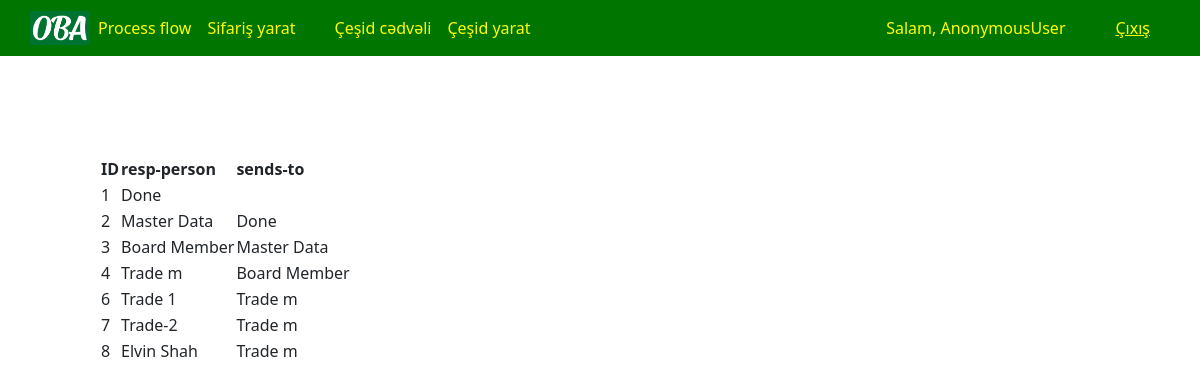
Page /process/ on the committed database.
### dbdesign/models.py (models this page shows, shortened)
class ProcessFlow(models.Model):
	display_name = models.CharField(max_length=100)
	sends_to_id = models.ForeignKey('self', on_delete=models.CASCADE, null=True, blank=True)
	responsible_person = models.CharField(max_length=100)

### dbdesign/views.py (the view)
# urls.py: path('process/', process_view, name='process'),
def process_view(request):
	table = ProcessFlow.objects.all()
	context = {'table':table}
	return render(request, 'process.html', context)

### templates/process.html
{% extends 'base.html' %}
{% load static %}
{% block content %}
<div style="margin-left:100px; margin-top: 100px;">
	<table>
		<tr>
			<th>ID</th>
			<th>resp-person</th>
			<th>sends-to</th>
		</tr>
		{% for elem in table %}
		<tr>
			<td>{{elem.id}}</td>
			<td>{{elem.responsible_person}}</td>
			<td>{{elem.sends_to_id.responsible_person}}</td>
		</tr>
		{% endfor %}
	</table>
 </div>
{% endblock %}

### templates/base.html (shortened to what this page needs)
{% load static %}
<!DOCTYPE html>
<html>
<head>
	<link href="https://cdn.jsdelivr.net/npm/bootstrap@5.1.3/dist/css/bootstrap.min.css" rel="stylesheet">
	{% include 'navbar.html' %}
</head>
<body>
	{% block content %}
	{% endblock %}
</body>
</html>

### templates/navbar.html (shortened to what this page needs)
{% load static %}
<nav class="navbar navbar-expand-lg navbar-dark bg-primary" style="background: #007500 !important;">
  <a href="{% url 'home' %}"><img style="margin-left:30px;background-color: rgb(300, 300, 300); width: 60px" src="{% static 'images/obalogo.png' %}"></a>
  <div class="collapse navbar-collapse" id="navbarNav">
    <ul class="navbar-nav">
      <li class="nav-item active">
        <a class="nav-link active" href="{% url 'process' %}" style="color: yellow;">Process flow</a>
      </li>
      <li class="nav-item">
        <a class="nav-link" href="{% url 'create-product' %}" style="color: yellow;">Sifariş yarat</a>
      </li>
      <li class="nav-item">
        <a class="nav-link" href="{% url 'product' %}" style="color: yellow; margin-left: 23px;">Çeşid cədvəli</a>
      </li>
      <li class="nav-item">
        <a class="nav-link" href="" style="color: yellow;">Çeşid yarat</a>
      </li>
    </ul>
  </div>
  <a style="color: yellow; margin-right: 50px;">Salam, {{ request.user }}</a>
  <a href="" style="color: yellow; margin-right: 50px;">Çıxış</a>
</nav>

### rows in the picture
ProcessFlow: id "1", responsible_person "Done"
ProcessFlow: id "2", responsible_person "Master Data", sends_to_id.responsible_person "Done"
ProcessFlow: id "3", responsible_person "Board Member", sends_to_id.responsible_person "Master Data"
ProcessFlow: id "4", responsible_person "Trade m", sends_to_id.responsible_person "Board Member"
ProcessFlow: id "6", responsible_person "Trade 1", sends_to_id.responsible_person "Trade m"
ProcessFlow: id "7", responsible_person "Trade-2", sends_to_id.responsible_person "Trade m"
ProcessFlow: id "8", responsible_person "Elvin Shah", sends_to_id.responsible_person "Trade m"

### other values in the picture
{{ request.user }} "AnonymousUser"
